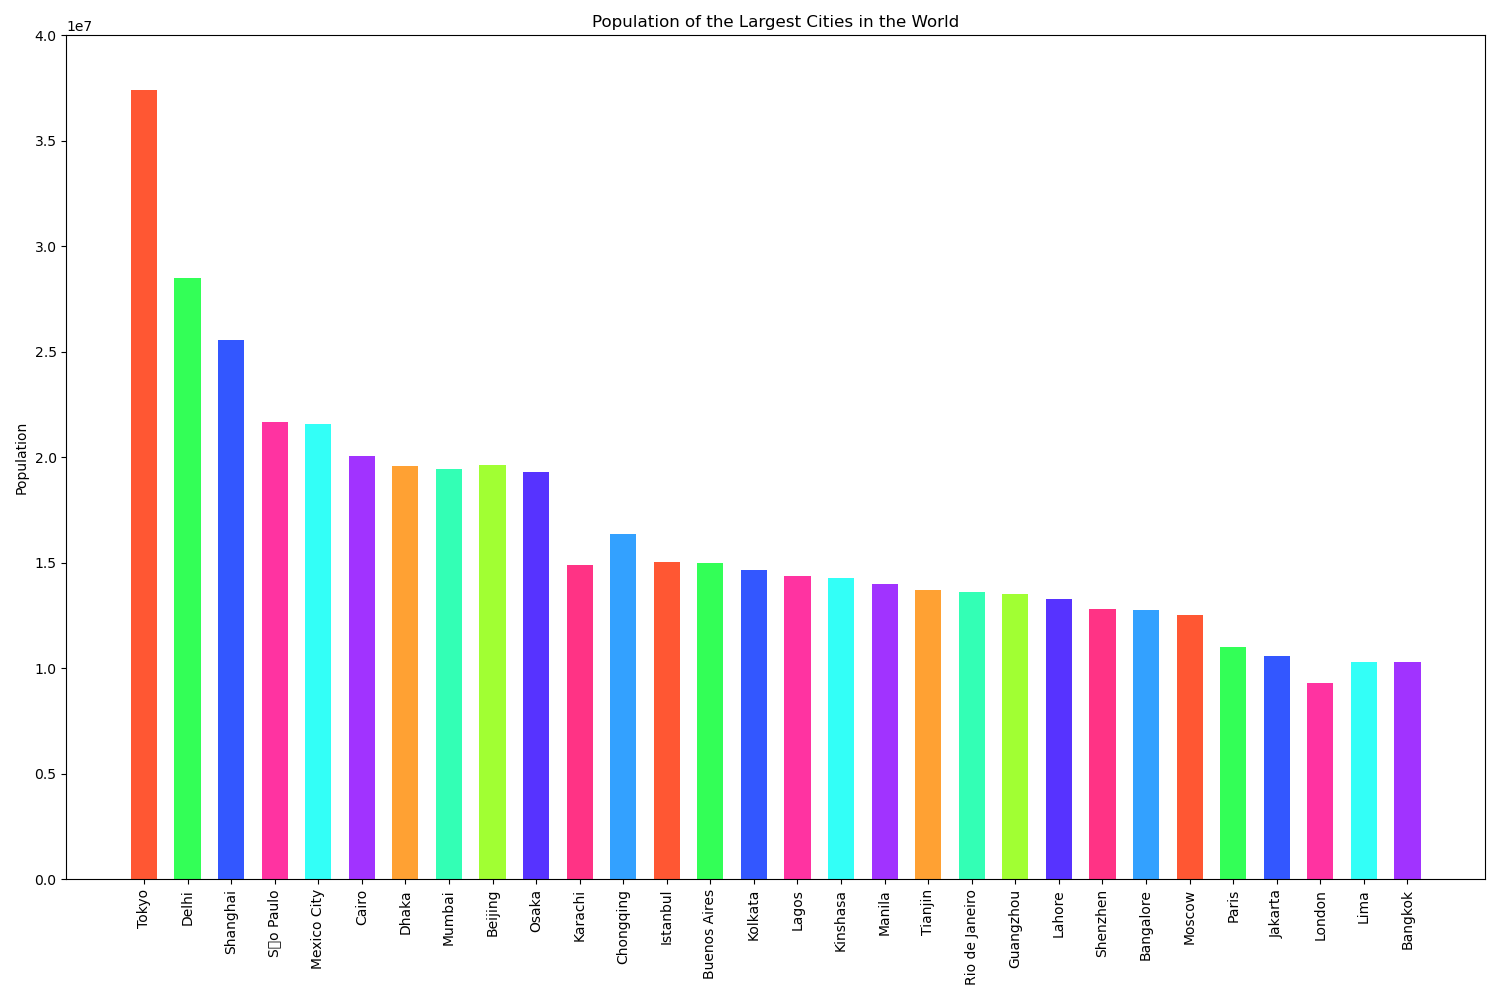

Python code for this plot:

import matplotlib.pyplot as plt

# Data
cities = ['Tokyo', 'Delhi', 'Shanghai', 'São Paulo', 'Mexico City', 'Cairo', 'Dhaka', 'Mumbai', 'Beijing', 'Osaka', 'Karachi', 'Chongqing', 'Istanbul', 'Buenos Aires', 'Kolkata', 'Lagos', 'Kinshasa', 'Manila', 'Tianjin', 'Rio de Janeiro', 'Guangzhou', 'Lahore', 'Shenzhen', 'Bangalore', 'Moscow', 'Paris', 'Jakarta', 'London', 'Lima', 'Bangkok']
population = [37400068, 28514000, 25582000, 21650000, 21581000, 20076000, 19578000, 19430000, 19618000, 19281000, 14910000, 16382376, 15029231, 14967000, 14680000, 14368000, 14256000, 14010000, 13714500, 13635000, 13500000, 13290000, 12810000, 12764000, 12506468, 11020000, 10560000, 9304016, 10300000, 10310000]

# Create figure and axis objects
fig, ax = plt.subplots(figsize=(15, 10))  # Changed figure size

# Plotting the bar chart
ax.bar(cities, population, color=['#FF5733', '#33FF57', '#3357FF', '#FF33A1', '#33FFF7', '#A133FF', '#FFA133', '#33FFB5', '#A1FF33', '#5733FF', '#FF3385', '#33A1FF', '#FF5733', '#33FF57', '#3357FF', '#FF33A1', '#33FFF7', '#A133FF', '#FFA133', '#33FFB5', '#A1FF33', '#5733FF', '#FF3385', '#33A1FF', '#FF5733', '#33FF57', '#3357FF', '#FF33A1', '#33FFF7', '#A133FF'], width=0.6)  # Changed colors and bar width

# Customizing the plot (labels, title, etc.)
ax.set_ylabel('Population')
ax.set_title('Population of the Largest Cities in the World')
ax.set_ylim([0, 40000000])  # Adjusted to accommodate the maximum data point
plt.xticks(rotation=90)  # Rotate x-axis labels for better readability

# Display the plot
plt.tight_layout()
plt.show()
